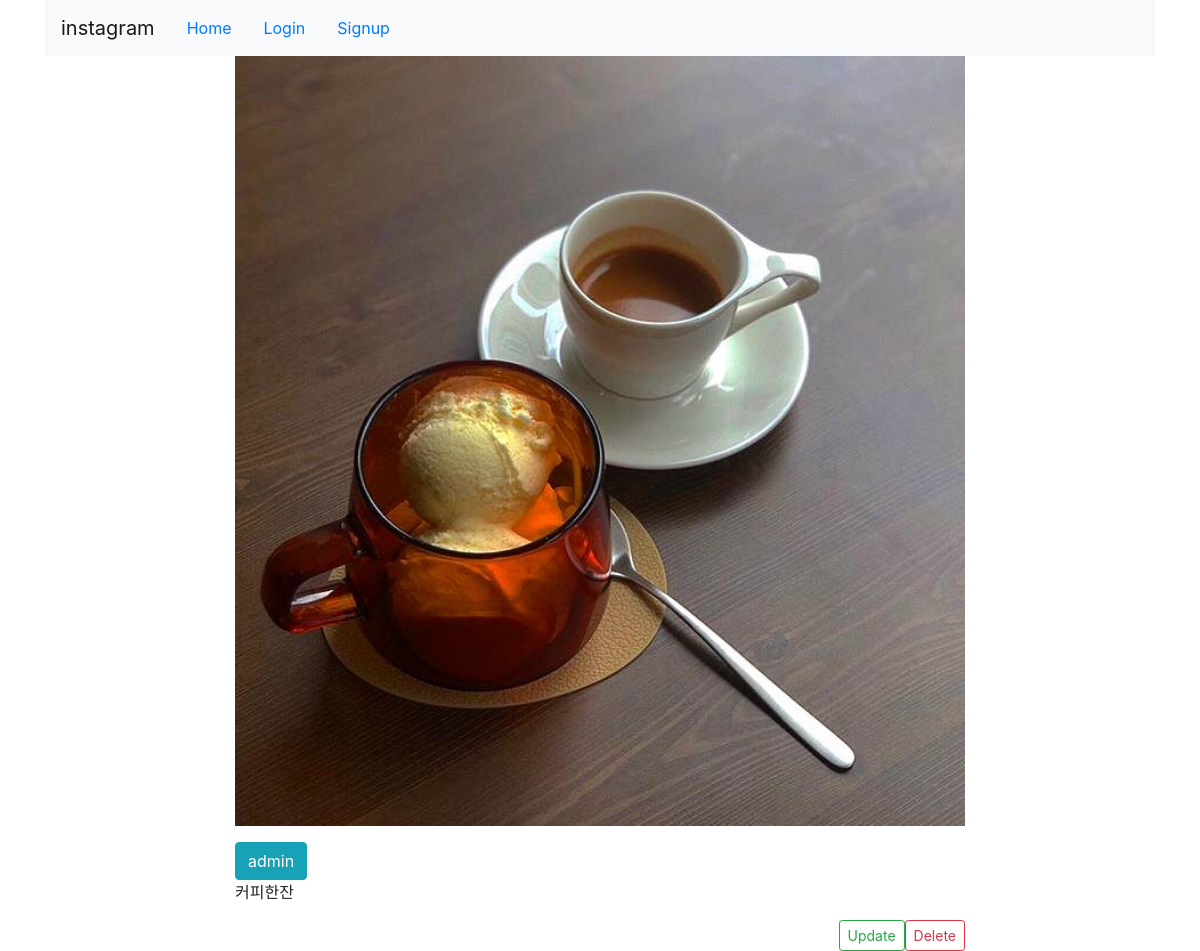
/detail/4/, run on the app's committed database.
### photo/models.py (models this page shows, shortened)
class Photo(models.Model):
    author = models.ForeignKey(User, on_delete=models.CASCADE, related_name='user_photos')
    photo = models.ImageField(upload_to='photos/%Y')
    text = models.TextField()
    created = models.DateTimeField(auto_now_add=True)
    updated = models.DateTimeField(auto_now=True)
    class Meta:
        ordering = ['-updated', '-created']

### photo/views.py (the view)
# urls.py: path('detail/<int:pk>/', PhotoDetailView.as_view(), name='게시글정보')
class PhotoDetailView(DetailView):
    model = Photo
    template_name = 'photo/detail.html'

### photo/templates/photo/detail.html (shortened to what this page needs)
{% extends 'base.html' %}
{% block content %}
    <div class="row">
        <div class="col-md-2"></div>
        <div class="col-md-8 panel panel-default">
            <p><img src="{{object.photo.url}}" style="width:100%;"></p>
            <button type="button" class="btn btn-xs btn-info">
                {{object.author.username}}
            </button>
            <p>{{object.text|linebreaksbr}}</p>
            <a href="{% url 'photo:게시글삭제' pk=object.id %}" class="btn btn-outline-danger btn-sm float-right">Delete</a>
            <a href="{% url 'photo:게시글수정' pk=object.id %}" class="btn btn-outline-success btn-sm float-right">Update</a>
        </div>
        <div class="col-md-2"></div>
    </div>
{% endblock %}

### data on the page
Photo: photo (picture), author.username "admin", text "커피한잔"
